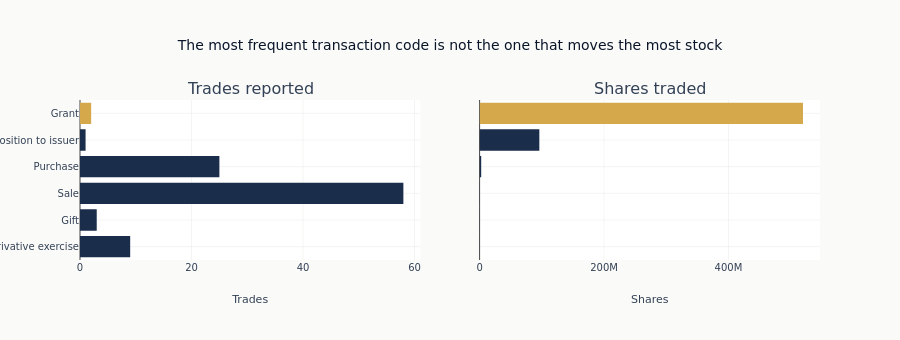

Notebook code cell kept with this figure:
### Code cell
types = summary["transaction_type"].to_list()
# The largest-volume category is drawn in amber, the rest in slate, so the two panels can be
# read against each other by position and by colour.
bar_colors = [COLORS["amber"] if i == 0 else COLORS["slate"] for i in range(len(types))]

fig = make_subplots(
    rows=1,
    cols=2,
    shared_yaxes=True,
    subplot_titles=("Trades reported", "Shares traded"),
    horizontal_spacing=0.08,
)
fig.add_trace(
    go.Bar(y=types, x=summary["n_trades"], orientation="h", marker_color=bar_colors),
    row=1,
    col=1,
)
fig.add_trace(
    go.Bar(y=types, x=summary["total_shares"], orientation="h", marker_color=bar_colors),
    row=1,
    col=2,
)
fig.update_yaxes(autorange="reversed")
fig.update_xaxes(title_text="Trades", row=1, col=1)
fig.update_xaxes(title_text="Shares", row=1, col=2)
fig.update_layout(
    title="The most frequent transaction code is not the one that moves the most stock",
    showlegend=False,
    height=340,
)
show_plotly_with_alt(
    fig,
    "Two horizontal bar panels sharing a category axis of transaction types, ordered by share volume. The left panel counts trades and the right counts shares, and the type leading the right panel is far down the left one.",
)

### Figure 1 — Plotly figure (JSON) as saved in the notebook; plotly's stock layout.template omitted (floating-point values rounded to 4 significant figures)
{"data": [{"marker": {"color": ["#D4A84B", "#1a2d4a", "#1a2d4a", "#1a2d4a", "#1a2d4a", "#1a2d4a"]}, "orientation": "h", "type": "bar", "x": [2, 1, 25, 58, 3, 9], "xaxis": "x", "y": ["Grant", "Disposition to issuer", "Purchase", "Sale", "Gift", "Derivative exercise"], "yaxis": "y"}, {"marker": {"color": ["#D4A84B", "#1a2d4a", "#1a2d4a", "#1a2d4a", "#1a2d4a", "#1a2d4a"]}, "orientation": "h", "type": "bar", "x": [519700000.0, 96000000.0, 2569000.0, 381900.0, 240700.0, 215600.0], "xaxis": "x2", "y": ["Grant", "Disposition to issuer", "Purchase", "Sale", "Gift", "Derivative exercise"], "yaxis": "y2"}], "layout": {"annotations": [{"font": {"size": 16}, "showarrow": false, "text": "Trades reported", "x": 0.23, "xanchor": "center", "xref": "paper", "y": 1.0, "yanchor": "bottom", "yref": "paper"}, {"font": {"size": 16}, "showarrow": false, "text": "Shares traded", "x": 0.77, "xanchor": "center", "xref": "paper", "y": 1.0, "yanchor": "bottom", "yref": "paper"}], "height": 340, "showlegend": false, "title": {"text": "The most frequent transaction code is not the one that moves the most stock"}, "xaxis": {"anchor": "y", "domain": [0.0, 0.46], "title": {"text": "Trades"}}, "xaxis2": {"anchor": "y2", "domain": [0.54, 1.0], "title": {"text": "Shares"}}, "yaxis": {"anchor": "x", "autorange": "reversed", "domain": [0.0, 1.0]}, "yaxis2": {"anchor": "x2", "autorange": "reversed", "domain": [0.0, 1.0], "matches": "y", "showticklabels": false}}}
